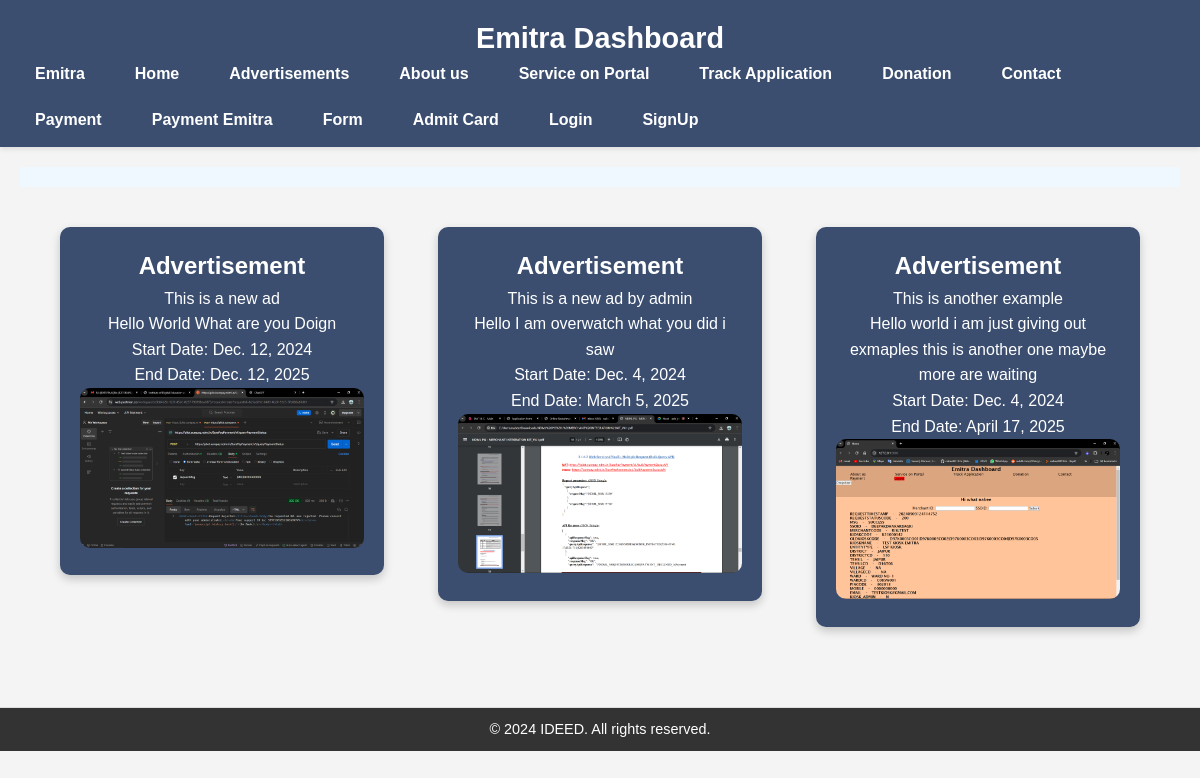
The page / on the database its author committed.
### user/models.py (models this page shows, shortened)
class Advertisement(models.Model):
    title = models.CharField(max_length=100)
    content = models.TextField()
    image = models.ImageField(upload_to='advertisements/', blank=True, null=True)
    start_date = models.DateField()
    end_date = models.DateField()

### user/views.py (the view)
# urls.py: 2. Add a URL to urlpatterns:  path('', views.home, name='home')
def home(request):
    advertisements = models.Advertisement.objects.all()
    return render(request,"home.html",{"advertisements":advertisements})

### templates/home.html (shortened to what this page needs)
{% extends "base.html" %}
{% load static %}
    {% block style %}
    <link rel="stylesheet" href="{% static 'css/home.css' %}">
    {% endblock style %}
{% block main %}
<body>
    <section class="news-slider">
    </section>
    <main class="main-content">
        {% for ad in advertisements %}
        <div class="advertisement left-ad">
            <h2>Advertisement</h2>
            <p>{{ ad.title }} <br> {{ ad.content }} <br> Start Date: {{ ad.start_date }} <br> End Date: {{ ad.end_date }}</p>
            {% if ad.image %}
            <div class="image-container">
                <img src="{{ ad.image.url }}" alt="{{ ad.title }}" width="30%" class="thumbnail">
            </div>
            {% else %}
            <p>No image available for this ad.</p>
            {% endif %}
        </div>
        {% endfor %}
    </main>
</body>
{% endblock main %}

### static/css/base.css (style rules this page uses)
* { margin: 0; padding: 0; box-sizing: border-box; }
body { font-family: 'Segoe UI', Tahoma, Geneva, Verdana, sans-serif; background-color: #f1f6f9; color: #333; line-height: 1.6; overflow-x: hidden; }
main { padding: 20px; max-width: 1200px; margin: 0 auto; }

### static/css/home.css (style rules this page uses)
body { font-family: Arial, sans-serif; background-color: #f4f4f4; margin: 0; padding: 0; }
.news-slider { background-color: #f0f8ff; padding: 10px; text-align: center; }
.main-content { display: flex; justify-content: space-between; align-items: flex-start; gap: 20px; margin: 20px; }
.advertisement, .content-box { width: 30%; padding: 20px; text-align: center; border-radius: 10px; box-shadow: 0px 4px 10px rgba(0, 0, 0, 0.2); }
.advertisement { background-color: #3b4e70; color: white; }
img { width: 100%; height: auto; border-radius: 10px; }

### rows shown on the page
Advertisement: title "This is a new ad", content "Hello World What are you Doign", start_date "Dec. 12, 2024", end_date "Dec. 12, 2025", image (picture)
Advertisement: title "This is a new ad by admin", content "Hello I am overwatch what you did i saw", start_date "Dec. 4, 2024", end_date "March 5, 2025", image (picture)
Advertisement: title "This is another example", content "Hello world i am just giving out exmaples this is another one maybe more are waiting", start_date "Dec. 4, 2024", end_date "April 17, 2025", image (picture)
